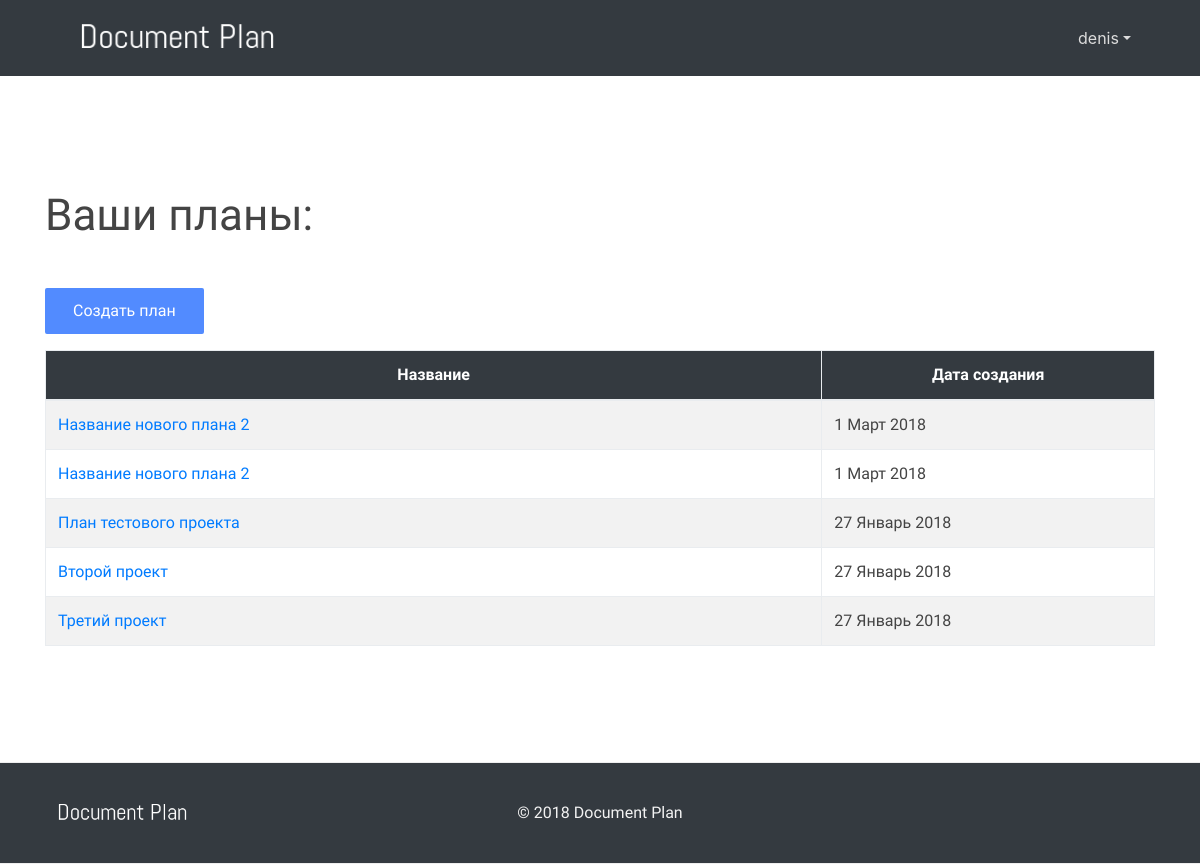
/accounts/profile/ (signed in), run on an earlier commit of the app's database.
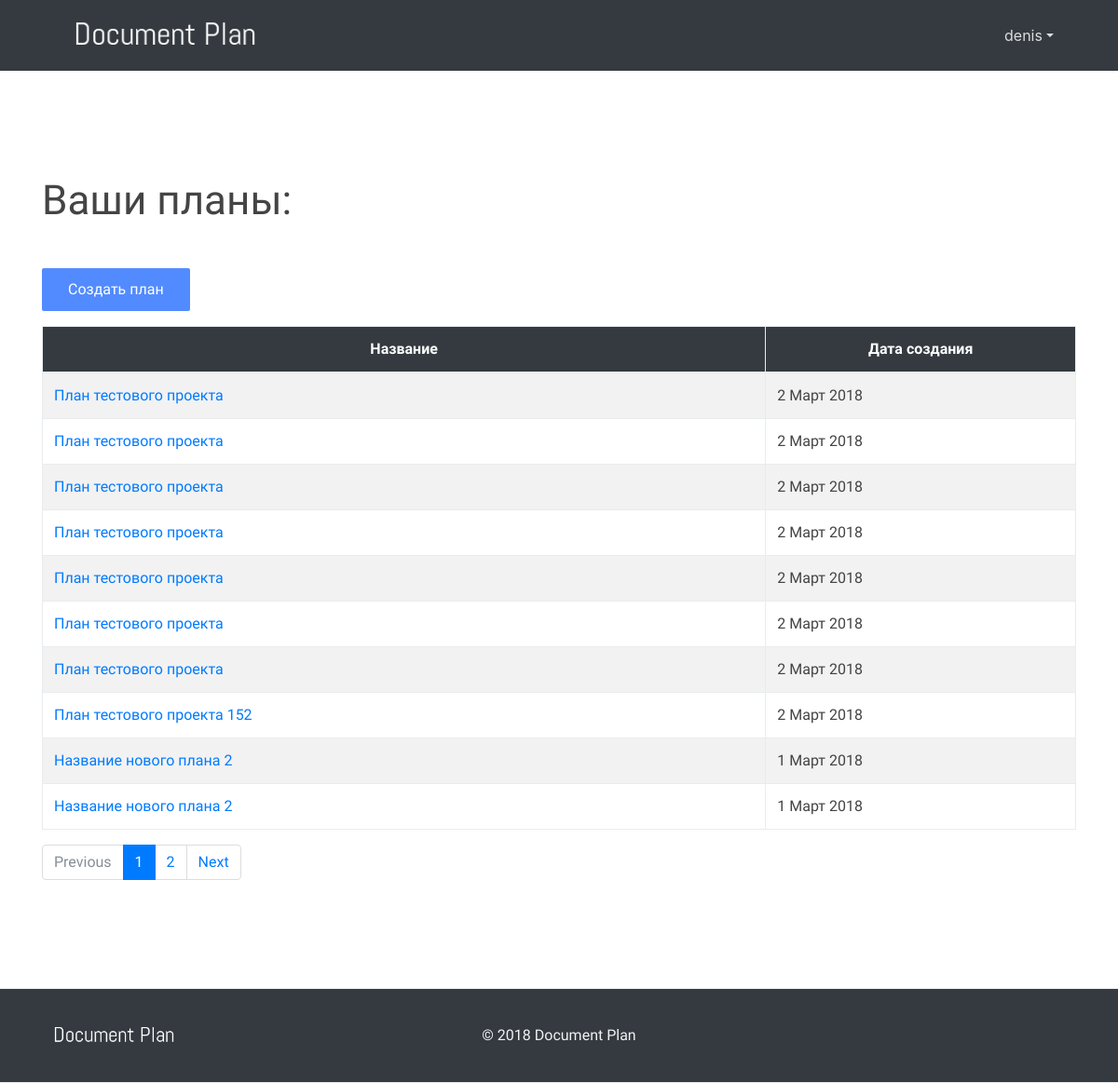
And on a later commit of the database.
### doc_plan/models.py (models this page shows, shortened)
class Project(models.Model):
    name = models.CharField(max_length=200, verbose_name=_("название проекта"))
    aim_action = models.TextField(blank=True, verbose_name=_("действие"))
    aim_auditory = models.TextField(blank=True, verbose_name=_("аудитория"))
    aim_content = models.TextField(blank=True, verbose_name=_("содержание"))
    reaction_action = models.TextField(blank=True, verbose_name=_("реакция"))
    reaction_standart = models.TextField(blank=True, verbose_name=_("стандарт"))
    auditory_duty = models.TextField(blank=True, verbose_name=_("обязанности"))
    auditory_knowledge = models.TextField(blank=True, verbose_name=_("знания"))
    auditory_demography = models.TextField(blank=True, verbose_name=_("демография"))
    auditory_relations = models.TextField(blank=True, verbose_name=_("отношения"))
    auditory_environment = models.TextField(blank=True, verbose_name=_("окружение"))
    auditory_resume = models.TextField(blank=True, verbose_name=_("выводы"))
    question_actions = models.TextField(blank=True, verbose_name=_("процедуры"))
    question_knowledges = models.TextField(blank=True, verbose_name=_("знания"))
    chapters = models.ManyToManyField("Chapter", blank=True, verbose_name=_("разделы"))
    created_at = models.DateField(auto_now_add=True)
    created_by = models.ForeignKey(User, on_delete=models.CASCADE)
    objects = PlanManager()
    def __str__(self):
        return self.name
    def get_url(self):
        return reverse('view_plan', args=[self.id])
    class Meta:
        verbose_name = _("проект")
        verbose_name_plural = _("проекты")
        ordering = ["-created_at"]

### doc_plan/views.py (the view)
# urls.py: path('accounts/profile/', login_required(ProjectListView.as_view()), name="projects"),
class ProjectListView(ListView, PlanContextMixin):
    model = Project
    context_object_name = 'plans'
    template_name = 'plan/plans.html'
    paginate_by = 10
    def get_queryset(self):
        queryset = Project.objects.filter(created_by=self.request.user)
        return queryset

### doc_plan/utils.py (called while the page is built, shortened)
def add_plan_data(request, context= {}, plan_id= None):
	if not plan_id:
		return context

### doc_plan/views.py (called while the page is built)
    def get_context_data(self, **kwargs):
        context = super(PlanContextMixin, self).get_context_data(**kwargs)
        try:
            context = add_plan_data(self.request, context=context, plan_id=context['plan_id'])
        except KeyError:
            context = add_plan_data(self.request, context=context)
        context['plan_creation_url'] = reverse('plan_creation')
        context['new_plan_url'] = reverse('edit_plan', args=['new'])
        return context

### doc_plan/templates/plan/plans.html (shortened to what this page needs)
{% extends "base.html" %}
{% load static %}
{% load i18n %}
{% block content %}
<div class="fdb-block 6">
    <div class="container">
        {% if object_list %}
        <div class="row">
                <div class="col-lg-12">
                    <h1 class="page-header">{% trans "ваши планы:"|capfirst %}</h1>
                </div>
            </div>
            <div class="row">
                <div class="col-lg-12">
                    <div class="panel panel-default">
                        <p class="mt-5 mt-sm-4">
                          <a class="btn" href="{{new_plan_url}}">{% trans "создать план"|capfirst %}</a>
                        </p>
                        <div class="panel-body">
                            <table width="100%" class="table table-striped table-bordered table-hover" id="projects">
                                <thead>
                                    <tr>
                                        <th width="70%">{% trans "название"|capfirst %}</th>
                                        <th width="30%">{% trans "дата создания"|capfirst %}</th>
                                    </tr>
                                </thead>
                                <tbody>
                                    {% for plan in object_list %}
                                        {% if forloop.counter|divisibleby:"2" %}
                                            <tr class="odd">
                                        {% else %}
                                            <tr class="even">
                                        {% endif %}
                                                <td><a href="{{plan.get_url}}">{{ plan }}</td>
                                                <td>{{ plan.created_at|date:"j F Y" }}</td>
                                            </tr>
                                    {% endfor %}
                                </tbody>
                            </table>
                        </div>
                        {% include "plan/paginator.html" %}
                    </div>
                </div>
            </div>
        {% endif %}
    </div>
</div>
{% endblock %}

What changed in the data, as far as the page shows it:
no longer on this page (row edited): Project: name "План тестового проекта", created_at "27 Январь 2018"
no longer on this page (row unchanged): Project: name "Второй проект", created_at "27 Январь 2018"
no longer on this page (row unchanged): Project: name "Третий проект", created_at "27 Январь 2018"
added Project: name "План тестового проекта", created_at "2 Март 2018"
added Project: name "План тестового проекта", created_at "2 Март 2018"
added Project: name "План тестового проекта", created_at "2 Март 2018"
added Project: name "План тестового проекта", created_at "2 Март 2018"
added Project: name "План тестового проекта", created_at "2 Март 2018"
added Project: name "План тестового проекта", created_at "2 Март 2018"
added Project: name "План тестового проекта", created_at "2 Март 2018"
added Project: name "План тестового проекта 152", created_at "2 Март 2018"
Also different on the page:
text now shown: "Previous Next"
new list line: "1"
new list line: "2"
